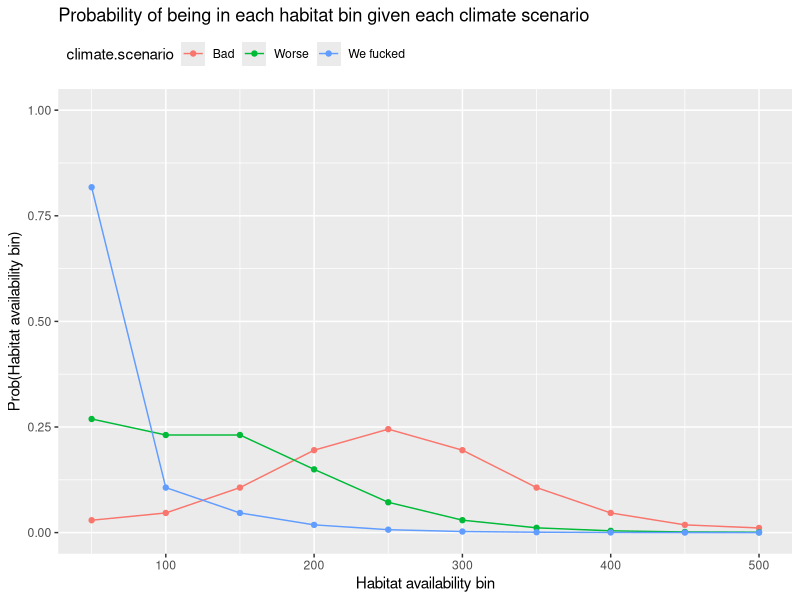

Recreate this plot in R. (Note: this script raises an error after producing the figure.)
  #'  ---------------------------------
  #'  Making up stuff for caribou BBN
  #'  April 2025
  #'  Bassing
  #'  ---------------------------------

  #'  Load packages
  library(tidyverse)
  library(purrr)
  library(ggplot2)
  
  #' #'  Define levels for source pop N and AM phi
  #' abund.sourcePop <- seq(10, 200, by = 20)
  #' survival.AM <- c(1, 2, 3)
  #' #'  Create data frame containing full cross of all parent node levels
  #' df <- expand.grid(source.N = abund.sourcePop, survival.M = survival.AM) %>%
  #'   tidyr::expand(source.N, survival.M) %>%
  #'   mutate(source.N = factor(source.N),
  #'          survival.M = factor(survival.M))
  #' 
  #' #'  Define coefficients
  #' alpha <- -8
  #' beta.source <- 1 
  #' beta.am.phi <- 0.6
  #' (df$y <- 1 / (1 + exp(-(alpha + beta.source*as.numeric(df$source.N) + beta.am.phi*as.numeric(df$survival.M)))))
  #' 
  #' #'  Plot 
  #' ggplot(data = df, aes(x = source.N, y = y, group = survival.M)) + 
  #'   geom_line(aes(color = survival.M)) +
  #'   xlab("Source population abundance")+
  #'   ylab("Pr(Adult male abundance = High)")+
  #'   guides(color = guide_legend(title = "Adult male \nsurvival"))+
  #'   scale_color_manual(values = c("red", "blue", "green"),
  #'                      labels = c('Low', 'Medium', 'High'))
  
  #'  ------------------------------------------------
  ####  Conditional Probability Tables for each node  ####
  #'  ------------------------------------------------
  
  #'  -------------------------
  #####  Habitat_availability  #####
  #'  -------------------------
  #'  Predict probability of available habitat across range of binned areas based
  #'  on different levels of expected climate change scenarios
  habitat <- function() {
    #'  Climate scenarios (1 = bad, 2 = worse, 3 = we fucked)
    climate <- c(1, 2, 3)
    
    #'  Define intercept and slope coefficients
    #'  H: The hotter the climate, the less suitable habitat will be available
    alpha <- c(-6, -5, -4, -3, -2, -1, 0, 1, 2) # Intercepts for low probability of being in each bin c(-5, -4, -3, -2, -1, 0, 1, 2, 3) making more negative shifts peak/slope of scenarios right
    beta1 <- 2.5 # Slope for climate effect scenario (increase beta1 to increase diff btwn scenarios)
    
    #'  Calculate probability of habitat availability being in each size bin given
    #'  climate change scenarios (bad, worse, and we fucked)
    (p.hab.0.50 <- 1/(1 + exp(-(alpha[1] + beta1*climate)))) # + beta2*climate + beta3*climate
    (p.hab.0.100 <- 1/(1 + exp(-(alpha[2] + beta1*climate))))
    (p.hab.0.150 <- 1/(1 + exp(-(alpha[3] + beta1*climate))))
    (p.hab.0.200 <- 1/(1 + exp(-(alpha[4] + beta1*climate))))
    (p.hab.0.250 <- 1/(1 + exp(-(alpha[5] + beta1*climate))))
    (p.hab.0.300 <- 1/(1 + exp(-(alpha[6] + beta1*climate))))
    (p.hab.0.350 <- 1/(1 + exp(-(alpha[7] + beta1*climate))))
    (p.hab.0.400 <- 1/(1 + exp(-(alpha[8] + beta1*climate))))
    (p.hab.0.450 <- 1/(1 + exp(-(alpha[9] + beta1*climate))))
    (p.hab.50.100 <- p.hab.0.100 - p.hab.0.50)
    (p.hab.100.150 <- p.hab.0.150 - p.hab.0.100)
    (p.hab.150.200 <- p.hab.0.200 - p.hab.0.150)
    (p.hab.200.250 <- p.hab.0.250 - p.hab.0.200)
    (p.hab.250.300 <- p.hab.0.300 - p.hab.0.250)
    (p.hab.300.350 <- p.hab.0.350 - p.hab.0.300)
    (p.hab.350.400 <- p.hab.0.400 - p.hab.0.350)
    (p.hab.400.450 <- p.hab.0.450 - p.hab.0.400)
    (p.hab.450.500 <- 1 - p.hab.0.450)
    
    #'  Create data frame with probabilities of prey abundance being low or high
    (p.hab <- cbind(p.hab.0.50, p.hab.50.100, p.hab.100.150, p.hab.150.200, p.hab.200.250, 
                    p.hab.250.300, p.hab.300.350, p.hab.350.400, p.hab.400.450, p.hab.450.500)) 
      
    #'  Add climate change covariate data to data frame
    (df <- data.frame(climate.scenario = climate, p1 = p.hab.0.50, p2 = p.hab.50.100, 
                      p3 = p.hab.100.150, p4 = p.hab.150.200, p5 = p.hab.200.250, 
                      p6 = p.hab.250.300, p7 = p.hab.300.350, p8 = p.hab.350.400, 
                      p9 = p.hab.400.450, p10 = p.hab.450.500) %>%
      mutate(climate.scenario = ifelse(climate.scenario == 1, "Bad", climate.scenario),
             climate.scenario = ifelse(climate.scenario == 2, "Worse", climate.scenario),
             climate.scenario = ifelse(climate.scenario == 3, "We fucked", climate.scenario),
             climate.scenario = factor(climate.scenario, levels = c("Bad", "Worse", "We fucked")),
             sum_to_one = rowSums(across(where(is.numeric)))))
    #'  Habitat availability (amount of suitable habitat in sq-km)
    habitat.avail <- seq(50, 500, by = 50)
    habitat <- rep(habitat.avail, 3)
    #'  Reformat data frame for easier plotting
    df_plot <- df %>% dplyr::select(-sum_to_one) %>%
      pivot_longer(cols = c('p1','p2','p3','p4','p5','p6','p7','p8','p9','p10'), 
                                   names_to = "p", values_to = "prob") %>%
      bind_cols(habitat) 
      # bind_cols(habitat.avail) 
    names(df_plot) <- c("climate.scenario", "p", "prob", "habitat.bin")
    
    #'  Plot probability of prey abundance being low or high, given level
    #'  of available habitat
    prediction_plot <- ggplot(df_plot, aes(x = habitat.bin, y = prob, group = climate.scenario)) + 
      ylim(0, 1) +
      geom_line(aes(color = climate.scenario)) +
      geom_point(aes(color = climate.scenario)) +
      xlab("Habitat availability bin")+
      ylab("Prob(Habitat availability bin)")+
      ggtitle(paste("Probability of being in each habitat bin given each climate scenario")) +
      theme(
        legend.position = "top",
        legend.justification = c("left"),
        legend.box.just = "right",
        legend.margin = margin(6, 6, 6, 6)) 
    
    #'  Plot relationship
    plot(prediction_plot)
    #'  Return predictions
    return(df)
  }
  p.habitat <- habitat()
  names(p.habitat) <- c("Habitat_availability", "0 to 50", "50 to 100", "100 to 150",
                        "150 to 200", "200 to 250", "250 to 300", "300 to 350",
                        "350 to 400", "400 to 450", "450 to 500", "sum_to_one")
  head(p.habitat)
  write_csv(p.habitat, "./Conditional_Probability_Tables/CPT_Habitat_availability.csv")
  
  #'  ----------------------
  #####  Abundance_altPrey  #####
  #'  ----------------------
  #'  Predict probability of low, medium, or high abundances of alternative prey
  #'  sources (e.g., deer, elk, moose) under varying levels of habitat availability
  Prey_abundance <- function() {
    #'  Habitat availability (amount of suitable habitat in sq-km)
    habitat.avail <- seq(50, 500, by = 50)
    #'  Center and scale habitat.avail so values don't range too widely
    habitat.availz <- scale(habitat.avail)
    
    #'  Define intercept and slope coefficients
    #'  H: Availability of suitable habitat increases abundance of alternative prey
    alpha <- 0 # Intercept for low prey abundance
    beta1 <- -2 # Slope for habitat availability effect
    
    #'  Calculate probability alternative prey abundance will be low vs high given 
    #'  varying amounts of available habitat
    (p.PreynLo <- 1/(1 + exp(-(alpha + beta1*habitat.availz))))
    (p.PreynHi <- 1 - p.PreynLo)
    
    #'  Create data frame with probabilities of prey abundance being low or high
    (p.Preyn <- cbind(p.PreynLo, p.PreynHi))
    #'  Add habitat availability covariate data to data frame
    df <- data.frame(habitat.avail = habitat.avail, p1 = p.PreynLo, p2 = p.PreynHi) 
    #'  Reformat data frame for easier plotting
    df_plot <- df %>% 
      pivot_longer(cols = c('p1','p2'), names_to = "p", values_to = "prob")
    
    #'  Plot probability of prey abundance being low or high, given level
    #'  of available habitat
    prediction_plot <- ggplot(df_plot, aes(x = habitat.avail, y = prob)) + 
      ylim(0, 1) +
      geom_line(aes(color = p)) +
      xlab("Habitat availability (sq-km)")+
      ylab("Prob(Prey abundance)")+
      ggtitle(paste("Prey abundance over varying levels of habitat availability")) +
      theme(
        legend.position = "top",
        legend.justification = c("left"),
        legend.box.just = "right",
        legend.margin = margin(6, 6, 6, 6)) +
      scale_color_manual(name = '', labels = c('Low N', 'High N'),
                         values = c('red', 'blue'))
    
    #'  Plot relationship
    plot(prediction_plot)
    #'  Return predictions
    return(df)
  }
  p.PreyN <- Prey_abundance()
  names(p.PreyN) <- c("Habitat_availability", "Low", "High")
  head(p.PreyN)
  write_csv(p.PreyN, "./Conditional_Probability_Tables/CPT_Abundance_altPrey.csv")
  
  #'  ------------------------
  #####  Abundance_predators  #####
  #'  ------------------------
  #'  Predict probability of low vs high abundances of predators (e.g., wolf, 
  #'  cougar, bear) based on whether alternative prey populations are rare (0) 
  #'  or abundant (1) and whether predator control does not (0) or does (1) occur
  Pred_abundance <- function(control, control.level) {
    #'  Alternative prey abundance (low, or high) 
    N.altPrey <- c(1, 2)
    #'  Holding whether predator control occurs at a fixed level
    Pred.control <- control
    
    #'  Define intercept and slope coefficients
    #'  H: More alternative prey increases predator abundance but predator control
    #'  efforts reduce predator abundance
    alpha <- 4.75 # Intercept for low predator abundance
    beta1 <- -3 # Slope for alternative prey effect
    beta2 <- 0.95 # Slope for predator control effect
    
    #'  Calculate probability predator abundance will be low vs high given different
    #'  levels of alternative prey sources (low or high) and whether predator 
    #'  control occurs (yes or no)
    (p.PrednLo <- 1/(1 + exp(-(alpha + beta1*N.altPrey + beta2*Pred.control))))
    (p.PrednHi <- 1 - p.PrednLo)
    
    #'  Create data frame with probabilities of predator abundance being low or high
    (p.Predn <- cbind(p.PrednLo, p.PrednHi))
    #'  Add prey and predator control covariate data to data frame  
    df <- data.frame(N.altPrey = N.altPrey, control = control.level, 
                     p1 = p.PrednLo, p2 = p.PrednHi) %>%
      mutate(N.altPrey = ifelse(N.altPrey == 1, "Low", "High"),
             N.altPrey = factor(N.altPrey, levels = c("Low", "High")))
    #'  Reformat data frame for easier plotting
    df_plot <- df %>% dplyr::select(-control) %>%
      pivot_longer(cols = c('p1','p2'), names_to = "p", values_to = "prob")
    
    #'  Plot probability of predator abundance being low or high, given level
    #'  of alterantive prey sources and predator control
    prediction_plot <- ggplot(df_plot, aes(x = N.altPrey, y = prob)) + 
      ylim(0, 1) +
      geom_point(aes(color = p)) +
      xlab("Alternative prey abundance")+
      ylab("Prob(Predator abundance)")+
      ggtitle(paste("Predator abundance", control.level, "predator control")) +
      theme(
        legend.position = "top",
        legend.justification = c("left"),
        legend.box.just = "right",
        legend.margin = margin(6, 6, 6, 6)) +
      scale_color_manual(name = '', labels = c('Low predator N', 'High predator N'),
                         values = c('red', 'blue'))
    
    #'  Plot relationship
    plot(prediction_plot)
    #'  Return predictions
    return(df)
  }
  #'  Calculate probability of predator abundance being low or high given level
  #'  of alternative prey sources (low or high) and whether predator control
  #'  occurs (yes or no)
  p.PredN.noCon <- Pred_abundance(control = 0, control.level = "without")
  p.PredN.wCon <- Pred_abundance(control = 1, control.level = "with")
  p.PredN <- bind_rows(p.PredN.noCon, p.PredN.wCon) %>%
    mutate(control = ifelse(control == "without", "No", control),
           control = ifelse(control == "with", "Yes", control),
           control = factor(control, levels = c("No", "Yes"))) %>%
    arrange(N.altPrey, control) 
  names(p.PredN) <- c("Habitat_availability", "Supplemental_feeding", "Low", "High")
  head(p.PredN)
  write_csv(p.PredN, "./Conditional_Probability_Tables/CPT_Abundance_predators.csv")
  
  #'  ------------------------
  #####  Survival_adultMales  #####
  #'  ------------------------
  #'  Predict probability of male survival being low, medium, or high under 
  #'  different levels of predator abundance (low or high) and whether supplemental 
  #'  feeding occurs (yes or no) over a range of available suitable habitat
  AM_survival <- function(N.pred, Feeding, pred.level, feed.level) {   
    #'  Habitat availability (amount of suitable habitat in sq-km)
    habitat.avail <- seq(50, 500, by = 50)
    #'  Center and scale habitat.avail so values don't range too widely
    habitat.availz <- scale(habitat.avail)
    #'  Holding Abundance_predators at a fixed level 
    N.predator <- N.pred
    #'  Holding Supplemental feeding at a fixed level
    Supp.feeding <- Feeding
    
    #'  Define intercept and slope coefficients 
    #'  H: Availability of suitable habitat most important, predators second most,
    #'  supplemental feeding doesn't really matter for adult male survival
    alpha <- c(0.25, 2) # Intercepts for low and low/moderate survival categories
    beta1 <- -2 # Slope coefficient for habitat availability  
    beta2 <- 0.5 # Slope coefficient for predator abundance
    beta3 <- -0.25 # Slope coefficient for supplemental feeding
    
    #'  Calculate probability of adult male survival being low, moderate, or high 
    #'  given varying amounts of available habitat, levels of predator abundance, 
    #'  and whether supplemental feeding occurs
    (p.AMphiLo <- 1/(1 + exp(-(alpha[1] + beta1*habitat.availz + beta2*N.predator + beta3*Supp.feeding))))
    #'  Probability of being in low or moderate survival category given all of the above
    (p.AMphiLoMod <- 1/(1 + exp(-(alpha[2] + beta1*habitat.availz + beta2*N.predator + beta3*Supp.feeding))))
    #'  Probability of being in moderate survival category given all of the above
    (p.AMphiMod <- p.AMphiLoMod - p.AMphiLo)
    #'  Probability of being in high survival category given all of the above
    (p.AMphiHi <- 1 - (p.AMphiLoMod))
    
    #'  Create data frame with probabilities of adult male survival being low, medium, or high
    (p.AMphi <- cbind(p.AMphiLo, p.AMphiMod, p.AMphiHi))
    #'  Add habitat availability covariate data to data frame  
    df <- data.frame(habitat.avail = habitat.avail, pred = pred.level, food = feed.level, 
                     p1 = p.AMphiLo, p2 = p.AMphiMod, p3 = p.AMphiHi) 
    #'  Reformat data frame for easier plotting
    df_plot <- df %>% dplyr::select(-c(pred, food)) %>%
      pivot_longer(cols = c('p1','p2', 'p3'), names_to = "p", values_to = "prob")
    #'  Plot probability of adult male survival being low, medium, or high, given
    #'  habitat availability, predator abundance, and supplemental feeding
    prediction_plot <- ggplot(df_plot, aes(x = habitat.avail, y = prob)) + 
      ylim(0, 1)+
      geom_line(aes(color = p)) +
      xlab("Habitat suitability (sq-km)")+
      ylab("Prob(Adult male survival)")+
      ggtitle(paste("Adult male survival", feed.level, "suppemental feeding and predators are", pred.level)) +
      theme(
        legend.position = "top",
        legend.justification = c("left"),
        legend.box.just = "right",
        legend.margin = margin(6, 6, 6, 6)) +
      scale_color_manual(name = '', labels = c('Low phi', 'Moderate phi', 'High phi'),
                         values = c('red', 'green', 'blue'))
    
    #'  Plot relationship
    plot(prediction_plot)
    #'  Return predictions
    return(df)
  }
  #'  Calculate probability of adult male survival being low, moderate, or high given 
  #'  predators are rare (1) or abundant (2) and feeding does not (0) or does (1) occur
  p.AMphi.predLo.noFeed <- AM_survival(N.pred = 1, Feeding = 0, pred.level = "rare", feed.level = "without")
  p.AMphi.predLo.wFeed <- AM_survival(N.pred = 1, Feeding = 1, pred.level = "rare", feed.level = "with")
  p.AMphi.predHi.noFeed <- AM_survival(N.pred = 2, Feeding = 0, pred.level = "abundant", feed.level = "without")
  p.AMphi.predHi.wFeed <- AM_survival(N.pred = 2, Feeding = 1, pred.level = "abundant", feed.level = "with")
  p.AMphi <- bind_rows(p.AMphi.predLo.noFeed, p.AMphi.predLo.wFeed, p.AMphi.predHi.noFeed, p.AMphi.predHi.wFeed) %>%
    mutate(pred = ifelse(pred == "rare", "Low", pred),
           pred = ifelse(pred == "abundant", "High", pred),
           pred = factor(pred, levels = c("Low", "High")),
           food = ifelse(food == "without", "No", food),
           food = ifelse(food == "with", "Yes", food),
           food = factor(food, levels = c("No", "Yes"))) %>%
    arrange(habitat.avail, pred, food) 
  names(p.AMphi) <- c("Habitat_availability", "Aubdance_predators", "Supplemental_feeding", "Low", "Medium", "High")
  head(p.AMphi)
  write_csv(p.AMphi, "./Conditional_Probability_Tables/CPT_Survival_adultMales.csv")
  
  #'  --------------------------
  #####  Survival_adultFemales  #####
  #'  --------------------------
  #'  Predict probability of female survival being low, medium, or high under 
  #'  different levels of predator abundance (low or high) and whether supplemental 
  #'  feeding occurs (yes or no) over a range of available suitable habitat
  AF_survival <- function(N.pred, Feeding, pred.level, feed.level) {   
    #'  Habitat availability (amount of suitable habitat in sq-km)
    habitat.avail <- seq(50, 500, by = 50)
    #'  Center and scale habitat.avail so values don't range too widely
    habitat.availz <- scale(habitat.avail)
    #'  Holding Abundance_predators at a fixed level 
    N.predator <- N.pred
    #'  Holding Supplemental feeding at a fixed level
    Supp.feeding <- Feeding
    
    #'  Define intercept and slope coefficients 
    #'  H: Availability of suitable habitat most important, predators second most,
    #'  supplemental feeding third most for adult female survival
    alpha <- c(0.3, 3) # Intercepts for low and low/moderate survival categories
    beta1 <- -2.25 # Slope coefficient for habitat availability  
    beta2 <- 0.85 # Slope coefficient for predator abundance
    beta3 <- -0.75 # Slope coefficient for supplemental feeding
    
    #'  Calculate probability of adult female survival being low, moderate, or high 
    #'  given varying amounts of available habitat, levels of predator abundance, 
    #'  and whether supplemental feeding occurs
    (p.AFphiLo <- 1/(1 + exp(-(alpha[1] + beta1*habitat.availz + beta2*N.predator + beta3*Supp.feeding))))
    #'  Probability of being in low or moderate survival category given all of the above
    (p.AFphiLoMod <- 1/(1 + exp(-(alpha[2] + beta1*habitat.availz + beta2*N.predator + beta3*Supp.feeding))))
    #'  Probability of being in moderate survival category given all of the above
    (p.AFphiMod <- p.AFphiLoMod - p.AFphiLo)
    #'  Probability of being in high survival category given all of the above
    (p.AFphiHi <- 1 - (p.AFphiLoMod))
    
    #'  Create data frame with probabilities of adult female survival being low, medium, or high
    (p.AFphi <- cbind(p.AFphiLo, p.AFphiMod, p.AFphiHi))
    #'  Add habitat availability covariate data to data frame  
    df <- data.frame(habitat.avail = habitat.avail, pred = pred.level, food = feed.level, 
                     p1 = p.AFphiLo, p2 = p.AFphiMod, p3 = p.AFphiHi) 
    #'  Reformat data frame for easier plotting
    df_plot <- df %>% dplyr::select(-c(pred, food)) %>%
      pivot_longer(cols = c('p1','p2', 'p3'), names_to = "p", values_to = "prob")
    #'  Plot probability of adult female survival being low, medium, or high, given
    #'  habitat availability, predator abundance, and supplemental feeding
    prediction_plot <- ggplot(df_plot, aes(x = habitat.avail, y = prob)) + 
      ylim(0, 1)+
      geom_line(aes(color = p)) +
      xlab("Habitat suitability (sq-km)")+
      ylab("Prob(Adult female survival)")+
      ggtitle(paste("Adult female survival", feed.level, "suppemental feeding and predators are", pred.level)) +
      theme(
        legend.position = "top",
        legend.justification = c("left"),
        legend.box.just = "right",
        legend.margin = margin(6, 6, 6, 6)) +
      scale_color_manual(name = '', labels = c('Low phi', 'Moderate phi', 'High phi'),
                         values = c('red', 'green', 'blue'))
    
    #'  Plot relationship
    plot(prediction_plot)
    #'  Return predictions
    return(df)
  }
  #'  Calculate probability of adult female survival being low, medium, or high given 
  #'  predators are rare (1) or abundant (2) and feeding does not (0) or does (1) occur
  p.AFphi.predLo.noFeed <- AF_survival(N.pred = 1, Feeding = 0, pred.level = "rare", feed.level = "without")
  p.AFphi.predLo.wFeed <- AF_survival(N.pred = 1, Feeding = 1, pred.level = "rare", feed.level = "with")
  p.AFphi.predHi.noFeed <- AF_survival(N.pred = 2, Feeding = 0, pred.level = "abundant", feed.level = "without")
  p.AFphi.predHi.wFeed <- AF_survival(N.pred = 2, Feeding = 1, pred.level = "abundant", feed.level = "with")
  p.AFphi <- bind_rows(p.AFphi.predLo.noFeed, p.AFphi.predLo.wFeed, p.AFphi.predHi.noFeed, p.AFphi.predHi.wFeed) %>%
    mutate(pred = ifelse(pred == "rare", "Low", pred),
           pred = ifelse(pred == "abundant", "High", pred),
           pred = factor(pred, levels = c("Low", "High")),
           food = ifelse(food == "without", "No", food),
           food = ifelse(food == "with", "Yes", food),
           food = factor(food, levels = c("No", "Yes"))) %>%
    arrange(habitat.avail, pred, food) 
  names(p.AFphi) <- c("Habitat_availability", "Aubdance_predators", "Supplemental_feeding", "Low", "Medium", "High")
  head(p.AFphi)
  write_csv(p.AFphi, "./Conditional_Probability_Tables/CPT_Survival_adultFemales.csv")
  
  #'  ---------------------------
  #####  Fecundity_adultFemales  #####
  #'  ---------------------------
  #'  Predict probability of female fecundity being low, medium, or high depending 
  #'  on whether supplemental feeding occurs (yes or no) over a range of available 
  #'  suitable habitat
  AF_fecundity <- function(Feeding, feed.level) {   
    #'  Habitat availability (amount of suitable habitat in sq-km)
    habitat.avail <- seq(50, 500, by = 50)
    #'  Center and scale habitat.avail so values don't range too widely
    habitat.availz <- scale(habitat.avail)
    #'  Holding Supplemental feeding at a fixed level
    Supp.feeding <- Feeding
    
    #'  Define intercept and slope coefficients 
    #'  H: Availability of suitable habitat most important but supplemental feeding 
    #'  increases fecundity
    alpha <- c(0.25, 3) # Intercepts for low and low/moderate fecundity categories
    beta1 <- -3 # Slope coefficient for habitat availability  
    beta2 <- -1.5 # Slope coefficient for supplemental feeding
    
    #'  Calculate probability of adult female fecundity being low, moderate, or high 
    #'  given varying amounts of available habitat and whether supplemental feeding occurs
    (p.AFfecLo <- 1/(1 + exp(-(alpha[1] + beta1*habitat.availz + beta2*Supp.feeding))))
    #'  Probability of being in low or moderate survival category given all of the above
    (p.AFfecLoMod <- 1/(1 + exp(-(alpha[2] + beta1*habitat.availz + beta2*Supp.feeding))))
    #'  Probability of being in moderate survival category given all of the above
    (p.AFfecMod <- p.AFfecLoMod - p.AFfecLo)
    #'  Probability of being in high survival category given all of the above
    (p.AFfecHi <- 1 - (p.AFfecLoMod))
    
    #'  Create data frame with probabilities of adult female fecundity being low, medium, or high
    (p.AFfec <- cbind(p.AFfecLo, p.AFfecMod, p.AFfecHi))
    #'  Add habitat availability covariate data to data frame  
    df <- data.frame(habitat.avail = habitat.avail, food = feed.level, p1 = p.AFfecLo, 
                     p2 = p.AFfecMod, p3 = p.AFfecHi) 
    #'  Reformat data frame for easier plotting
    df_plot <- df %>% dplyr::select(-food) %>%
      pivot_longer(cols = c('p1','p2', 'p3'), names_to = "p", values_to = "prob")
    #'  Plot probability of adult female fecundity being low, medium, or high, 
    #'  given habitat availability and supplemental feeding
    prediction_plot <- ggplot(df_plot, aes(x = habitat.avail, y = prob)) + 
      ylim(0, 1)+
      geom_line(aes(color = p)) +
      xlab("Habitat suitability (sq-km)")+
      ylab("Prob(Adult female fecundity)")+
      ggtitle(paste("Adult female fecundity", feed.level, "suppemental feeding")) +
      theme(
        legend.position = "top",
        legend.justification = c("left"),
        legend.box.just = "right",
        legend.margin = margin(6, 6, 6, 6)) +
      scale_color_manual(name = '', labels = c('Low fecundity', 'Moderate fecundity', 'High fecundity'),
                         values = c('red', 'green', 'blue'))
    
    #'  Plot relationship
    plot(prediction_plot)
    #'  Return predictions
    return(df)
  }
  #'  Calculate probability of adult female fecundity being low, medium, or high given 
  #'  supplemental feeding does not (0) or does (1) occur
  p.AFfec.noFeed <- AF_fecundity(Feeding = 0, feed.level = "without")
  p.AFfec.wFeed <- AF_fecundity(Feeding = 1, feed.level = "with")
  p.AFfec <- bind_rows(p.AFfec.noFeed, p.AFfec.wFeed) %>%
    mutate(food = ifelse(food == "without", "No", food),
           food = ifelse(food == "with", "Yes", food),
           food = factor(food, levels = c("No", "Yes"))) %>%
    arrange(habitat.avail, food) 
  names(p.AFfec) <- c("Habitat_availability", "Supplemental_feeding", "Low", "Medium", "High")
  head(p.AFfec)
  write_csv(p.AFfec, "./Conditional_Probability_Tables/CPT_Fecundity_adultFemales.csv")
  
  #'  ------------------
  #####  Survival_calf  #####
  #'  ------------------
  #'  Predict probability of calf survival being low, medium, or high depending on 
  #'  different levels of female fecundity (low, medium, high), predator abundance 
  #'  (low or high), and whether maternal penning occurs (yes or no)
  YoY_survival <- function(N.pred, Feeding, pen.level, pred.level) {   
    #'  Adult female fecundity (low, medium, or high fecundity)
    AF.fecundity <- c(1, 2, 3)
    #'  Holding Abundance_predators at a fixed level 
    N.predator <- N.pred
    #'  Holding Supplemental feeding at a fixed level
    Supp.feeding <- Feeding
    
    #'  Define intercept and slope coefficients 
    #'  H: Adult female fecundity most important, closely followed by predator
    #'  abundance, but maternal penning can greatly offset the effects of predators
    alpha <- c(4, 8) # Intercepts for low and low/moderate fecundity categories
    beta1 <- -3 # Slope coefficient for adult female fecundity 
    beta2 <- 2 # Slope coefficient for predator abundance
    beta3 <- -1.5 # Slope coefficient for maternal penning
    
    #'  Calculate probability of calf survival being low, moderate, or high given 
    #'  different levels of adult female fecundity, predator abundance, and whether 
    #'  maternal penning occurs
    (p.YoYphiLo <- 1/(1 + exp(-(alpha[1] + beta1*AF.fecundity + beta2*N.predator + beta3*Supp.feeding))))
    #'  Probability of being in low or moderate survival category given all of the above
    (p.YoYphiLoMod <- 1/(1 + exp(-(alpha[2] + beta1*AF.fecundity + beta2*N.predator + beta3*Supp.feeding))))
    #'  Probability of being in moderate survival category given all of the above
    (p.YoYphiMod <- p.YoYphiLoMod - p.YoYphiLo)
    #'  Probability of being in high survival category given all of the above
    (p.YoYphiHi <- 1 - (p.YoYphiLoMod))
    
    #'  Create data frame with probabilities of calf survival being low, medium, or high
    (p.YoYphi <- cbind(p.YoYphiLo, p.YoYphiMod, p.YoYphiHi))
    #'  Add covariate data to data frame  
    df <- data.frame(AF.fecundity = AF.fecundity, pred = pred.level, pens = pen.level, 
                     p1 = p.YoYphiLo, p2 = p.YoYphiMod, p3 = p.YoYphiHi) %>%
      mutate(AF.fecundity = ifelse(AF.fecundity == 1, "Low", AF.fecundity),
             AF.fecundity = ifelse(AF.fecundity == 2, "Medium", AF.fecundity),
             AF.fecundity = ifelse(AF.fecundity == 3, "High", AF.fecundity),
             AF.fecundity = factor(AF.fecundity, levels = c("Low", "Medium", "High")))
    #'  Reformat data frame for easier plotting
    df_plot <- df %>% dplyr::select(-c(pred, pens)) %>%
      pivot_longer(cols = c('p1','p2', 'p3'), names_to = "p", values_to = "prob")
    #'  Plot probability of calf survival being low, medium, or high, given adult
    #'  female fecundity, predator abundance, and use of maternal penning
    prediction_plot <- ggplot(df_plot, aes(x = AF.fecundity, y = prob)) + 
      ylim(0, 1) +
      geom_point(aes(color = p), position = position_dodge(0.1)) +
      xlab("Adult female fecundity")+
      ylab("Prob(Calf survival)")+
      ggtitle(paste("Calf survival", pen.level, "maternal penning and predators are", pred.level)) +
      theme(
        legend.position = "top",
        legend.justification = c("left"),
        legend.box.just = "right",
        legend.margin = margin(6, 6, 6, 6)) +
      scale_color_manual(name = '', labels = c('Low phi', 'Moderate phi', 'High phi'),
                         values = c('red', 'green', 'blue'))
    
    #'  Plot relationship
    plot(prediction_plot)
    #'  Return predictions
    return(df)
  }
  #'  Calculate probability of adult female fecundity being low, medium, or high given 
  #'  supplemental feeding does not (0) or does (1) occur
  p.YoYphi.predLo.noPen <- YoY_survival(N.pred = 0, Feeding = 0, pen.level = "without", pred.level = "rare")
  p.YoYphi.predLo.wPen <- YoY_survival(N.pred = 0, Feeding = 1, pen.level = "with", pred.level = "rare")
  p.YoYphi.predHi.noPen <- YoY_survival(N.pred = 1, Feeding = 0, pen.level = "without", pred.level = "abundant")
  p.YoYphi.predHi.wPen <- YoY_survival(N.pred = 1, Feeding = 1, pen.level = "with", pred.level = "abundant")
  p.YoYphi <- bind_rows(p.YoYphi.predLo.noPen, p.YoYphi.predLo.wPen, p.YoYphi.predHi.noPen, p.YoYphi.predHi.wPen) %>%
    mutate(pred = ifelse(pred == "rare", "Low", pred),
           pred = ifelse(pred == "abundant", "High", pred),
           pred = factor(pred, levels = c("Low", "High")),
           pens = ifelse(pens == "without", "No", pens),
           pens = ifelse(pens == "with", "Yes", pens),
           pens = factor(pens, levels = c("No", "Yes"))) %>%
    arrange(AF.fecundity, pred, pens) 
  names(p.YoYphi) <- c("Fecundity_adultFemale", "Abundance_predators", "Maternal_penning", "Low", "Medium", "High")
  head(p.YoYphi)
  write_csv(p.YoYphi, "./Conditional_Probability_Tables/CPT_Survival_calf.csv")
  
  #'  -------------------------
  #####  Abundance_adultMales  #####
  #'  -------------------------
  #'  Predict probability of male abundance being low vs high under different 
  #'  levels of adult male survival (low, moderate, high) and the size of the 
  #'  source population (and thus individuals available for augmentation)
  AM_abundance <- function(AM.phi, phi.level) {  #SourceN, a, b1, b2, 
    #'  Holding AM.survival at a fixed value (level of male survival)
    AM.survival <- AM.phi 
    #'  Population size of source population
    N.sourcePop <- seq(10, 200, by = 20)
    #'  Center and scale N.sourcePop so values don't range too widely
    N.sourcePopz <- scale(N.sourcePop)
    
    #'  Define intercept and slope coefficients (that creates hypothesized shape
    #'  of each probability curve --- H: males don't contribute much even if survival is high)
    alpha <- 3 # Intercept for low abundance category
    beta1 <- -1#-2 # Slope coefficient for abundance of source population   
    beta2 <- -0.65#-1 # Slope coefficient for adult male survival
    
    #'  Calculate probability of adult male abundance being low vs high given 
    #'  varying sizes of the source population and levels of adult male survival
    (p.AMnLo <- 1/(1+exp(-(alpha + beta1*N.sourcePopz + beta2*AM.survival))))
    #'  Probability of adult male abundance being high given low male survival over 
    #'  a range of population sizes of the source population
    p.AMnHi <- 1 - p.AMnLo
    
    #'  Create data frame with probabilities of adult male abundance being low vs high
    (p.AMn <- cbind(p.AMnLo, p.AMnHi))
    #'  Add source population covariate data to data frame and 
    df <- data.frame(N.sourcePop = N.sourcePop, phi = phi.level, p1 = p.AMnLo, p2 = p.AMnHi) 
    #'  Reformat data frame for easier plotting
    df_plot <- df %>% dplyr::select(-phi) %>%
      pivot_longer(cols = c('p1','p2'), names_to = "p", values_to = "prob")
    #'  Plot probability of adult male population being low or high, given adult
    #'  male survival is low, moderate, or high, across a range of source population sizes
    prediction_plot <- ggplot(df_plot, aes(x = N.sourcePop, y = prob)) + 
      ylim(0, 1)+
      geom_line(aes(color = p)) +
      xlab("Source population size")+
      ylab("Prob(Adult male N)")+
      ggtitle(paste("Adult male abundance when survival is", phi.level)) +
      theme(
        legend.position = "top",
        legend.justification = c("left"),
        legend.box.just = "right",
        legend.margin = margin(6, 6, 6, 6)) +
      scale_color_manual(name = '', labels = c('Low N', 'High N'),
                         values = c('red', 'blue'))
    
    #'  Plot relationship
    plot(prediction_plot)
    #'  Return predictions
    return(df)
  }
  #'  Calculate probability of adult male abundance being low or high given 
  #'  adult male survival is low (1), moderate (2), or high (3)
  p.AMn.phiLo <- AM_abundance(AM.phi = 1, phi.level = "low") #SourceN = seq(10, 200, by = 20), a = 2, b1 = -2, b2 = -1, 
  p.AMn.phiMod <- AM_abundance(AM.phi = 2, phi.level = "moderate")
  p.AMn.phiHi <- AM_abundance(AM.phi = 3, phi.level = "high")
  p.AMn <- bind_rows(p.AMn.phiLo, p.AMn.phiMod, p.AMn.phiHi) %>%
    mutate(phi = ifelse(phi == "low", "Low", phi),
           phi = ifelse(phi == "moderate", "Medium", phi),
           phi = ifelse(phi == "high", "High", phi),
           phi = factor(phi, levels = c("Low", "Medium", "High"))) %>%
    arrange(N.sourcePop, phi) 
  names(p.AMn) <- c("Abundance_sourcePop", "Survival_adultMale", "Low", "High")
  head(p.AMn)
  write_csv(p.AMn, "./Conditional_Probability_Tables/CPT_Abundance_adultMales.csv")
  
  #'  ---------------------------
  #####  Abundance_adultFemales  #####
  #'  ---------------------------
  #'  Predict probability of female abundance being low vs high under different 
  #'  levels of adult female survival (low, moderate, high) and the size of the 
  #'  source population (and thus individuals available for augmentation)
  AF_abundance <- function(AF.phi, phi.level) {  
    #'  Holding AF.survival at a fixed value (level of female survival)
    AF.survival <- AF.phi 
    #'  Population size of source population
    N.sourcePop <- seq(10, 200, by = 20)
    #'  Center and scale N.sourcePop so values don't range too widely
    N.sourcePopz <- scale(N.sourcePop)
    
    #'  Define intercept and slope coefficients 
    #'  H: AF survival matters a lot where low phi == low N
    alpha <- 5 #4 # Intercept for low abundance category
    beta1 <- -1 #-0.70 # Slope coefficient for abundance of source population   
    beta2 <- -2#-1.75 # Slope coefficient for adult female survival
    
    #'  Calculate probability of adult female abundance being low vs high given 
    #'  varying sizes of the source population and levels of adult female survival
    (p.AFnLo <- 1/(1+exp(-(alpha + beta1*N.sourcePopz + beta2*AF.survival))))
    #'  Probability of adult female abundance being high given low female survival 
    #'  over a range of population sizes of the source population
    p.AFnHi <- 1 - p.AFnLo
    
    #'  Create data frame with probabilities of adult female abundance being low vs high
    (p.AFn <- cbind(p.AFnLo, p.AFnHi))
    #'  Add source population covariate data to data frame and 
    df <- data.frame(N.sourcePop = N.sourcePop, phi = phi.level, p1 = p.AFnLo, p2 = p.AFnHi) 
    #'  Reformat data frame for easier plotting
    df_plot <- df %>% dplyr::select(-phi) %>%
      pivot_longer(cols = c('p1','p2'), names_to = "p", values_to = "prob")
    #'  Plot probability of adult female population being low or high, given adult
    #'  female survival is low, moderate, or high, across a range of source population sizes
    prediction_plot <- ggplot(df_plot, aes(x = N.sourcePop, y = prob)) + 
      ylim(0, 1)+
      geom_line(aes(color = p)) +
      xlab("Source population size")+
      ylab("Prob(Adult female N)")+
      ggtitle(paste("Adult female abundance when survival is", phi.level)) +
      theme(
        legend.position = "top",
        legend.justification = c("left"),
        legend.box.just = "right",
        legend.margin = margin(6, 6, 6, 6)) +
      scale_color_manual(name = '', labels = c('Low N', 'High N'),
                         values = c('red', 'blue'))
    
    #'  Plot relationship
    plot(prediction_plot)
    #'  Return predictions
    return(df)
  }
  #'  Calculate probability of adult male abundance being low or high given 
  #'  adult male survival is low (1), moderate (2), or high (3)
  p.AFn.phiLo <- AF_abundance(AF.phi = 1, phi.level = "low") 
  p.AFn.phiMod <- AF_abundance(AF.phi = 2, phi.level = "moderate")
  p.AFn.phiHi <- AF_abundance(AF.phi = 3, phi.level = "high")
  p.AFn <- bind_rows(p.AFn.phiLo, p.AFn.phiMod, p.AFn.phiHi) %>%
    mutate(phi = ifelse(phi == "low", "Low", phi),
           phi = ifelse(phi == "moderate", "Medium", phi),
           phi = ifelse(phi == "high", "High", phi),
           phi = factor(phi, levels = c("Low", "Medium", "High"))) %>%
    arrange(N.sourcePop, phi) 
  names(p.AFn) <- c("Abundance_sourcePop", "Survival_adultFemale", "Low", "High")
  head(p.AFn)
  write_csv(p.AFn, "./Conditional_Probability_Tables/CPT_Abundance_adultFemales.csv")
  
  
  #####  Natural immigration  #####
  #'  Predict probability of no, low, or moderate natural immigration from BC 
  #'  source populations to US under varying levels of source population
  immigration <- function() {
    #'  Population size of source population
    N.sourcePop <- seq(10, 200, by = 20)
    #'  Center and scale N.sourcePop so values don't range too widely
    N.sourcePopz <- scale(N.sourcePop)
    
    #'  Define intercept and slope coefficients
    #'  H: Size of source population increases level of natural immigration into US
    alpha <- c(2.25, 5) # Intercept for NO immigration
    beta1 <- -2 # Slope for source population effect
    
    #'  Calculate probability natural immigration will be none, low, or moderate 
    #'  given varying sizes of the source population
    (p.ImmnNo <- 1/(1 + exp(-(alpha[1] + beta1*N.sourcePopz))))
    (p.ImmnNoLo <- 1/(1 + exp(-(alpha[2] + beta1*N.sourcePopz))))
    (p.ImmnLo <- p.ImmnNoLo - p.ImmnNo)
    (p.ImmnMod <- 1 - p.ImmnNoLo)
    
    #'  Create data frame with probabilities of natural immigration being zero, low or moderate
    (p.Immn <- cbind(p.ImmnNo, p.ImmnLo, p.ImmnMod))
    #'  Add source population covariate data to data frame
    df <- data.frame(N.sourcePop = N.sourcePop, p1 = p.ImmnNo, p2 = p.ImmnLo, p3 = p.ImmnMod) %>%
      mutate(sum_to_one = rowSums(.[2:4]))
    #'  Reformat data frame for easier plotting
    df_plot <- df %>% dplyr::select(-sum_to_one) %>% 
      pivot_longer(cols = c('p1','p2', 'p3'), names_to = "p", values_to = "prob")
    
    #'  Plot probability of prey abundance being low or high, given level
    #'  of available habitat
    prediction_plot <- ggplot(df_plot, aes(x = N.sourcePop, y = prob)) + 
      ylim(0, 1) +
      geom_line(aes(color = p)) +
      xlab("Source population abundance")+
      ylab("Prob(Natural Immigration)")+
      ggtitle(paste("Natural immigration over varying sizes of source population")) +
      theme(
        legend.position = "top",
        legend.justification = c("left"),
        legend.box.just = "right",
        legend.margin = margin(6, 6, 6, 6)) +
      scale_color_manual(name = '', labels = c('No N', 'Low N', 'Mod N'),
                         values = c('red', 'green', 'blue'))
    
    #'  Plot relationship
    plot(prediction_plot)
    #'  Return predictions
    return(df)
  }
  p.ImmN <- immigration()
  names(p.ImmN) <- c("Abundance_sourcePop", "None", "Low", "Moderate", "sum_to_one")
  head(p.ImmN)
  write_csv(p.ImmN, "./Conditional_Probability_Tables/CPT_Natural_immigration.csv")  
  
  #####  Captive_breeding  #####
  #'  Probability of whether captive breeding occurs given the size of the source 
  #'  population
  cap_breeding <- function() {  
    #'  Population size of source population
    N.sourcePop <- seq(10, 200, by = 20)
    #'  Center and scale N.sourcePop so values don't range too widely
    N.sourcePopz <- scale(N.sourcePop)
    
    #'  Define intercept and slope coefficients
    #'  Whether captive breeding occurs depends on size of the source population
    alpha <- 0 # Intercept for No captive breeding
    beta1 <- 2 # Slope coefficient for abundance of source population   
    
    #'  Calculate probability of adult male abundance being low vs high given 
    #'  varying sizes of the source population and levels of adult male survival
    (p.CapBreedNo <- 1/(1+exp(-(alpha + beta1*N.sourcePopz))))
    #'  Probability of adult male abundance being high given low male survival over 
    #'  a range of population sizes of the source population
    p.CapBreedYes <- 1 - p.CapBreedNo
    
    #'  Create data frame with probabilities of adult male abundance being low vs high
    (p.CapBreed <- cbind(p.CapBreedNo, p.CapBreedYes))
    #'  Add source population covariate data to data frame and 
    df <- data.frame(N.sourcePop = N.sourcePop, p1 = p.CapBreedNo, p2 = p.CapBreedYes) 
    #'  Reformat data frame for easier plotting
    df_plot <- df %>% 
      pivot_longer(cols = c('p1','p2'), names_to = "p", values_to = "prob")
    #'  Plot probability of adult male population being low or high, given adult
    #'  male survival is low, moderate, or high, across a range of source population sizes
    prediction_plot <- ggplot(df_plot, aes(x = N.sourcePop, y = prob)) + 
      ylim(0, 1)+
      geom_line(aes(color = p)) +
      xlab("Source population size")+
      ylab("Prob(Captive Breeding)")+
      ggtitle(paste("Captive breeding depending on size of source population")) +
      theme(
        legend.position = "top",
        legend.justification = c("left"),
        legend.box.just = "right",
        legend.margin = margin(6, 6, 6, 6)) +
      scale_color_manual(name = '', labels = c('No', 'Yes'),
                         values = c('red', 'blue'))
    
    #'  Plot relationship
    plot(prediction_plot)
    #'  Return predictions
    return(df)
  }
  #'  Calculate probability of captive breeding given size of source population
  p.CapBreed <- cap_breeding() 
  names(p.CapBreed) <- c("Abundance_sourcePop", "No", "Yes")
  head(p.CapBreed)
  write_csv(p.CapBreed, "./Conditional_Probability_Tables/CPT_Captive_breeding.csv")
  
  #####  Abundance_adultAugmentation  #####
  #'  Probability of augmenting caribou population with adults from the source
  #'  population given size of source population and whether captive breeding occurs (No, Yes)
  augment <- function(Cap.Breed, cap.level) {  
    #'  Holding captive.breeding at a fixed value (No vs Yes)
    captive.breeding <- Cap.Breed 
    #'  Population size of source population
    N.sourcePop <- seq(10, 200, by = 20)
    #'  Center and scale N.sourcePop so values don't range too widely
    N.sourcePopz <- scale(N.sourcePop)
    
    #'  Define intercept and slope coefficients 
    #'  H: Augmentation will depend on size of source population and whether captive
    #'  breeding occurs
    alpha <- c(0, 1) # Intercept for no augmentation category
    beta1 <- -1.5 # Slope coefficient for abundance of source population   
    beta2 <- 0.75 # Slope coefficient for captive breeding
    
    #'  Calculate probability of augmenting population with adults from source
    #'  population being none, low, or high given varying sizes of the source population 
    #'  and whether captive breeding occurs (no vs yes)
    (p.AugnNo <- 1/(1+exp(-(alpha[1] + beta1*N.sourcePopz + beta2*captive.breeding))))
    (p.AugnNoLo <- 1/(1+exp(-(alpha[2] + beta1*N.sourcePopz + beta2*captive.breeding))))
    (p.AugnLo <- p.AugnNoLo - p.AugnNo)
    (p.AugnHi <- 1 - p.AugnNoLo)
    
    #'  Create data frame with probabilities of augmentation being none, low or high
    (p.Augn <- cbind(p.AugnNo, p.AugnLo, p.AugnHi))
    #'  Add source population and captive breeding covariate data to data frame and 
    df <- data.frame(N.sourcePop = N.sourcePop, Captive.breeding = captive.breeding, 
                     p1 = p.AugnNo, p2 = p.AugnLo, p3 = p.AugnHi) 
    #'  Reformat data frame for easier plotting
    df_plot <- df %>% dplyr::select(-Captive.breeding) %>%
      pivot_longer(cols = c('p1','p2','p3'), names_to = "p", values_to = "prob")
    #'  Plot probability of adult male population being low or high, given adult
    #'  male survival is low, moderate, or high, across a range of source population sizes
    prediction_plot <- ggplot(df_plot, aes(x = N.sourcePop, y = prob)) + 
      ylim(0, 1)+
      geom_line(aes(color = p)) +
      xlab("Source population size")+
      ylab("Prob(Adult augmentation)")+
      ggtitle(paste("Adult augementation when captive breeding", cap.level)) +
      theme(
        legend.position = "top",
        legend.justification = c("left"),
        legend.box.just = "right",
        legend.margin = margin(6, 6, 6, 6)) +
      scale_color_manual(name = '', labels = c('No N', 'Low N', 'High N'),
                         values = c('red', 'green', 'blue'))
    
    #'  Plot relationship
    plot(prediction_plot)
    #'  Return predictions
    return(df)
  }
  #'  Calculate probability of adult augmentation given captive breeding and source
  #'  population
  p.Augn.BreedingN <- augment(Cap.Breed = 1, cap.level = "does not occur") 
  p.Augn.BreedingY <- augment(Cap.Breed = 2, cap.level = "occurs")
  p.Augn <- bind_rows(p.Augn.BreedingN, p.Augn.BreedingY) %>%
    mutate(Captive.breeding = ifelse(Captive.breeding == 1, "No", Captive.breeding),
           Captive.breeding = ifelse(Captive.breeding == 2, "Yes", Captive.breeding),
           Captive.breeding = factor(Captive.breeding, levels = c("No", "Yes"))) %>%
    arrange(N.sourcePop, Captive.breeding) 
  names(p.Augn) <- c("Abundance_sourcePop", "Captive_breeding", "None", "Low", "High")
  head(p.Augn)
  write_csv(p.Augn, "./Conditional_Probability_Tables/CPT_Abundance_adultAugment.csv")
  
  #####  Abundance_adults  #####
  #'  Probability of adult abundance being low or high given the level of adult 
  #'  male and adult female abundances and level of natural immigration (none, low, moderate)
  A_abundance <- function(AM.n, AF.n, AM.level, AF.level) {   
    #'  Natural immigration
    immigration <- c(1, 2, 3)
    #'  Holding Abundance_adultMales at a fixed level (low vs high)
    N.AM <- AM.n
    #'  Holding Abundance_adultFemales at a fixed level (low vs high)
    N.AF <- AF.n
    
    #'  Define intercept and slope coefficients 
    #'  H: Adult abundance increases most with adult female abundance, then adult
    #'  male abundance, and lastly it is supplemented with natural immigration
    alpha <- c(5) # Intercept for low adult abundance category
    beta1 <- -2 # Slope coefficient for adult male abundance
    beta2 <- -4 # Slope coefficient for adult female abundance
    beta3 <- -0.75 # Slope coefficient for natural immigration
    
    #'  Calculate probability of adult abundance being low given different levels 
    #'  of adult male abundance, adult female abundance, and natural immigration
    (p.AnLo <- 1/(1 + exp(-(alpha[1] + beta1*N.AM + beta2*N.AF + beta3*immigration))))
    #'  Probability of being in high abundance category given all of the above
    (p.AnHi <- 1 - (p.AnLo))
    
    #'  Create data frame with probabilities of calf survival being low, medium, or high
    (p.AN <- cbind(p.AnLo, p.AnHi))
    #'  Add covariate data to data frame  
    df <- data.frame(Immigration = immigration, Abundance_AM = AM.level, Abundance_AF = AF.level, 
                     p1 = p.AnLo, p2 = p.AnHi) %>%
      mutate(Immigration = ifelse(Immigration == 1, "None", Immigration),
             Immigration = ifelse(Immigration == 2, "Low", Immigration),
             Immigration = ifelse(Immigration == 3, "Moderate", Immigration),
             Immigration = factor(Immigration, levels = c("None", "Low", "Moderate")))
    #'  Reformat data frame for easier plotting
    df_plot <- df %>% dplyr::select(-c(Abundance_AM, Abundance_AF)) %>%
      pivot_longer(cols = c('p1','p2'), names_to = "p", values_to = "prob")
    #'  Plot probability of calf survival being low, medium, or high, given adult
    #'  female fecundity, predator abundance, and use of maternal penning
    prediction_plot <- ggplot(df_plot, aes(x = Immigration, y = prob)) + 
      ylim(0, 1) +
      geom_point(aes(color = p), position = position_dodge(0.1)) +
      xlab("Natural immigration")+
      ylab("Prob(Adult abundance)")+
      ggtitle(paste("Adult abundance when adult males are", AM.level, "and \nadult females are", AF.level)) +
      theme(
        legend.position = "top",
        legend.justification = c("left"),
        legend.box.just = "right",
        legend.margin = margin(6, 6, 6, 6)) +
      scale_color_manual(name = '', labels = c('Low N', 'High N'),
                         values = c('red', 'blue'))
    
    #'  Plot relationship
    plot(prediction_plot)
    #'  Return predictions
    return(df)
  }
  #'  Calculate probability of adult female fecundity being low, medium, or high given 
  #'  supplemental feeding does not (0) or does (1) occur
  p.AN.AMLo.AFLo <- A_abundance(AM.n = 0, AF.n = 0, AM.level = "rare", AF.level = "rare")
  p.AN.AMLo.AFHi <- A_abundance(AM.n = 0, AF.n = 1, AM.level = "rare", AF.level = "abundant")
  p.AN.AMHi.AFLo <- A_abundance(AM.n = 1, AF.n = 0, AM.level = "abundant", AF.level = "rare")
  p.AN.AMHi.AFHi <- A_abundance(AM.n = 1, AF.n = 1, AM.level = "abundant", AF.level = "abundant")
  p.AN <- bind_rows(p.AN.AMLo.AFLo, p.AN.AMLo.AFHi, p.AN.AMHi.AFLo, p.AN.AMHi.AFHi) %>%
    mutate(Abundance_AM = ifelse(Abundance_AM == "rare", "Low", Abundance_AM),
           Abundance_AM = ifelse(Abundance_AM == "abundant", "High", Abundance_AM),
           Abundance_AM = factor(Abundance_AM, levels = c("Low", "High")),
           Abundance_AF = ifelse(Abundance_AF == "rare", "Low", Abundance_AF),
           Abundance_AF = ifelse(Abundance_AF == "abundant", "High", Abundance_AF),
           Abundance_AF = factor(Abundance_AF, levels = c("Low", "High"))) %>%
    arrange(Immigration, Abundance_AM, Abundance_AF) 
  names(p.AN) <- c("Natural_immigration", "Abundance_adultMales", "Abundance_adultFemales", "Low", "High")
  head(p.AN)
  write_csv(p.AN, "./Conditional_Probability_Tables/CPT_Abundance_adults.csv")
  
  
  #####  Abundance_calves  #####
  #'  Probability of calf abundance being low or high given the level of adult 
  #'  female abundance and level calf survival (low, medium, or high)
  C_abundance <- function(AF.n, AF.level) {   
    #'  Calf survival categories
    phi <- c(1, 2, 3)
    #'  Holding Abundance_adultFemales at a fixed level (low vs high)
    N.AF <- AF.n
    
    #'  Define intercept and slope coefficients 
    #'  H: Calf survival influences calf abundance more than adult female abundance 
    alpha <- c(5) # Intercept for low calf abundance category
    beta1 <- -2 # Slope coefficient for calf survival
    beta2 <- -0.75 # Slope coefficient for adult female abundance
    
    #'  Calculate probability of calf abundance being low given different levels 
    #'  of adult female abundance and calf survival probabilities
    (p.YoYnLo <- 1/(1 + exp(-(alpha[1] + beta1*phi + beta2*N.AF))))
    #'  Probability of being in high abundance category given all of the above
    (p.YoYnHi <- 1 - (p.YoYnLo))
    
    #'  Create data frame with probabilities of calf abundance being low or high
    (p.YoYN <- cbind(p.YoYnLo, p.YoYnHi))
    #'  Add covariate data to data frame  
    df <- data.frame(Survival_calf = phi, Abundance_AF = AF.level, 
                     p1 = p.YoYnLo, p2 = p.YoYnHi) %>%
      mutate(Survival_calf = ifelse(Survival_calf == 1, "Low", Survival_calf),
             Survival_calf = ifelse(Survival_calf == 2, "Moderate", Survival_calf),
             Survival_calf = ifelse(Survival_calf == 3, "High", Survival_calf),
             Survival_calf = factor(Survival_calf, levels = c("Low", "Moderate", "High")))
    #'  Reformat data frame for easier plotting
    df_plot <- df %>% dplyr::select(-Abundance_AF) %>%
      pivot_longer(cols = c('p1','p2'), names_to = "p", values_to = "prob")
    #'  Plot probability of calf abundance being low or high, given adult
    #'  female fecundity, predator abundance, and use of maternal penning
    prediction_plot <- ggplot(df_plot, aes(x = Survival_calf, y = prob)) + 
      ylim(0, 1) +
      geom_point(aes(color = p), position = position_dodge(0.1)) +
      xlab("Calf survival")+
      ylab("Prob(Calf abundance)")+
      ggtitle(paste("Calf abundance over varying levels of calf survival when \nadult females are", AF.level)) +
      theme(
        legend.position = "top",
        legend.justification = c("left"),
        legend.box.just = "right",
        legend.margin = margin(6, 6, 6, 6)) +
      scale_color_manual(name = '', labels = c('Low N', 'High N'),
                         values = c('red', 'blue'))
    
    #'  Plot relationship
    plot(prediction_plot)
    #'  Return predictions
    return(df)
  }
  #'  Calculate probability of adult female fecundity being low, medium, or high given 
  #'  supplemental feeding does not (0) or does (1) occur
  p.YoYn.AFLo <- C_abundance(AF.n = 0, AF.level = "rare")
  p.YoYn.AFHi <- C_abundance(AF.n = 1, AF.level = "abundant")
  p.YoYn <- bind_rows(p.YoYn.AFLo, p.YoYn.AFHi) %>%
    mutate(Abundance_AF = ifelse(Abundance_AF == "rare", "Low", Abundance_AF),
           Abundance_AF = ifelse(Abundance_AF == "abundant", "High", Abundance_AF),
           Abundance_AF = factor(Abundance_AF, levels = c("Low", "High"))) %>%
    arrange(Survival_calf, Abundance_AF) 
  names(p.YoYn) <- c("Survival_calf", "Abundance_adultFemales", "Low", "High")
  head(p.YoYn)
  write_csv(p.YoYn, "./Conditional_Probability_Tables/CPT_Abundance_calves.csv")
  
  #####  Abundance_caribou  #####
  #'  Probability of caribou abundance being low or high given the level of adult 
  #'  abundance, calf abundance, and level of augmentation
  Total_abundance <- function(A.n, YoY.n, A.level, YoY.level) {   
    #'  Augmentation categories
    augment <- c(1, 2, 3)
    #'  Holding Abundance_adultFemales at a fixed level (low vs high)
    N.A <- A.n
    #'  Holding Abundance_calves at a fixed level (low vs high)
    N.C <- YoY.n
    
    #'  Define intercept and slope coefficients 
    #'  H: Adult abundance has largest effect, then calf abundance, then augmentation 
    alpha <- c(5) # Intercept for low total abundance category
    beta1 <- 0 #'  Slope coefficient for augmentation
    beta2 <- 0 # Slope coefficient for adult abundance
    beta3 <- 0 # Slope coefficient for calf abundance
    
    #'  Calculate probability of total abundance being low given different levels 
    #'  of adult abundance, calf abundance, and augmentation probabilities
    (p.nLo <- 1/(1 + exp(-(alpha[1] + beta1*augment + beta2*N.A + beta3*N.C))))
    #'  Probability of being in high abundance category given all of the above
    (p.nHi <- 1 - (p.nLo))
    
    #'  Create data frame with probabilities of calf abundance being low or high
    (p.N <- cbind(p.nLo, p.nHi))
    #'  Add covariate data to data frame  
    df <- data.frame(Augment = augment, Abundance_A = A.level, Abundance_C = YoY.level,
                     p1 = p.nLo, p2 = p.nHi) %>%
      mutate(Augment = ifelse(Augment == 1, "None", Augment),
             Augment = ifelse(Augment == 2, "Low", Augment),
             Augment = ifelse(Augment == 3, "High", Augment),
             Augment = factor(Augment, levels = c("None", "Low", "High")))
    #'  Reformat data frame for easier plotting
    df_plot <- df %>% dplyr::select(-c(Abundance_A, Abundance_C)) %>%
      pivot_longer(cols = c('p1','p2'), names_to = "p", values_to = "prob")
    #'  Plot probability of total abundance being low or high, given adult
    #'  abundance, calf abundance, and augmentation
    prediction_plot <- ggplot(df_plot, aes(x = Augment, y = prob)) + 
      ylim(0, 1) +
      geom_point(aes(color = p), position = position_dodge(0.1)) +
      xlab("Augmentation")+
      ylab("Prob(Total abundance)")+
      ggtitle(paste("Caribou abundance over varying levels of augementation when 
                    \nadult N is", A.level, "and calf N is", YoY.level)) +
      theme(
        legend.position = "top",
        legend.justification = c("left"),
        legend.box.just = "right",
        legend.margin = margin(6, 6, 6, 6)) +
      scale_color_manual(name = '', labels = c('Low N', 'High N'),
                         values = c('red', 'blue'))
    
    #'  Plot relationship
    plot(prediction_plot)
    #'  Return predictions
    return(df)
  }
  #'  Calculate probability of adult female fecundity being low, medium, or high given 
  #'  supplemental feeding does not (0) or does (1) occur
  p.n.ALo.CLo <- Total_abundance(A.n = 0, YoY.n = 0, A.level = "low", YoY.level = "low")
  p.n.ALo.CHi <- Total_abundance(A.n = 0, YoY.n = 1, A.level = "low", YoY.level = "high")
  p.n.AHi.CLo <- Total_abundance(A.n = 1, YoY.n = 0, A.level = "high", YoY.level = "low")
  p.n.AHi.CHi <- Total_abundance(A.n = 1, YoY.n = 1, A.level = "high", YoY.level = "high")
  p.N <- bind_rows(p.n.ALo.CLo, p.n.ALo.CHi, p.n.AHi.CLo, p.n.AHi.CHi) %>%
    mutate(Abundance_A = ifelse(Abundance_A == "low", "Low", Abundance_A),
           Abundance_A = ifelse(Abundance_A == "high", "High", Abundance_A),
           Abundance_A = factor(Abundance_A, levels = c("Low", "High")),
           Abundance_C = ifelse(Abundance_C == "low", "Low", Abundance_C),
           Abundance_C = ifelse(Abundance_C == "high", "High", Abundance_C),
           Abundance_C = factor(Abundance_C, levels = c("Low", "High"))) %>%
    arrange(Augment, Abundance_A, Abundance_C) 
  names(p.N) <- c("Abundance_adultAugmentation", "Abundance_adults", "Abundance_calves", "Low", "High")
  head(p.N)
  write_csv(p.N, "./Conditional_Probability_Tables/CPT_Abundance_caribou.csv")
  
  #####  Lambda  #####
  #'  Probability of population growth decreasing, remaining stable, or increasing
  #'  given the size of the caribou population
  
  #####  ProbSuccess  #####
  #'  Probability of reintroduction success given whether the population is most 
  #'  likely to be decreasing, stable, or increasing
  
  #####  Utility  #####
  #'  How much utility do we get out of the decision given the probability of success?
  
  
  
  
  
  
  
  
  
  
  
  
  
  
  
  
  
  
